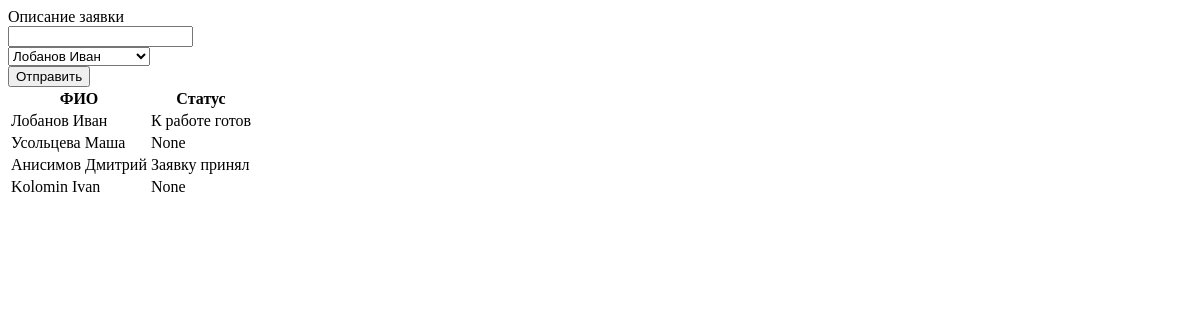
Before: / with the older database file.
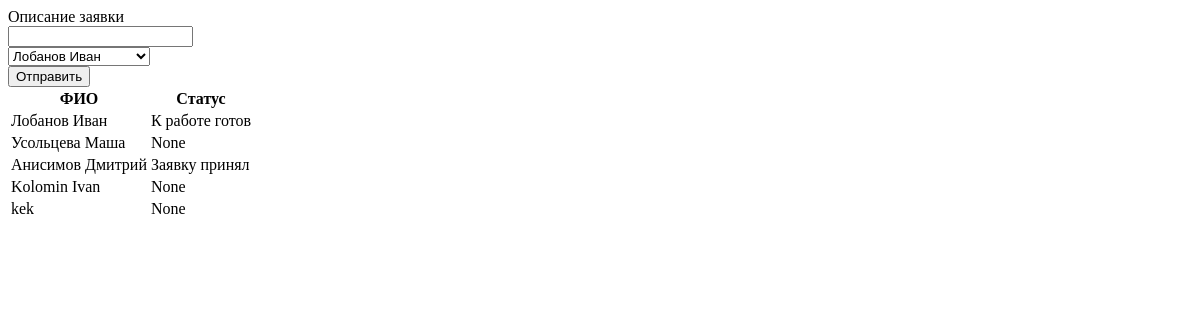
After: the same page with the newer database file.
### tables this page shows
CREATE TABLE "fitters" (
	"user_id"	INTEGER UNIQUE,
	"status"	TEXT,
	"name"	TEXT UNIQUE
);

### try.py (the view)
@app.route("/", methods=['GET'])
def get_response():
    return render_template('table.html',load={'info_status': interactionDB.read_all_users() })

### interactionDB.py (called while the page is built)
def read_all_users():
    conn = sqlite3.connect("datab.db")
    cursor = conn.cursor()
    sql = "SELECT user_id, status, name FROM fitters"
    cursor.execute(sql)
    conn.commit()
    data=cursor.fetchall()
    conn.close()
    list=[]
    for index in data:
        obj={
            'id': index[0],
            'status': index[1],
            'name': index[2]
        }
        list.append(obj)
    return list

### templates/table.html (shortened to what this page needs)
<!DOCTYPE html>
<html lang="en" dir="ltr">
  <head>
  </head>
  <body>
    <div class="main">
      <div>Описание заявки</div>
      <input type="text" name="text" id = "text"></input>
      <br>
      <select>
      {%for index in load.info_status%}
        <option>{{index.name}}</option>
        {%endfor%}
      </select>
      <br>
      <input type="submit" value="Отправить"id="submit_button"></input>
    </div>
    <table>
    <tr><th>ФИО</th><th>Cтатус</th></tr>
    {%for index in load.info_status%}
      <tr><td>{{index.name}}</td><td>{{index.status}}</td></tr>
      {%endfor%}
    </table>
  </body>
</html>

Changed rows visible on the page:
added fitters: name "kek", status "None"
